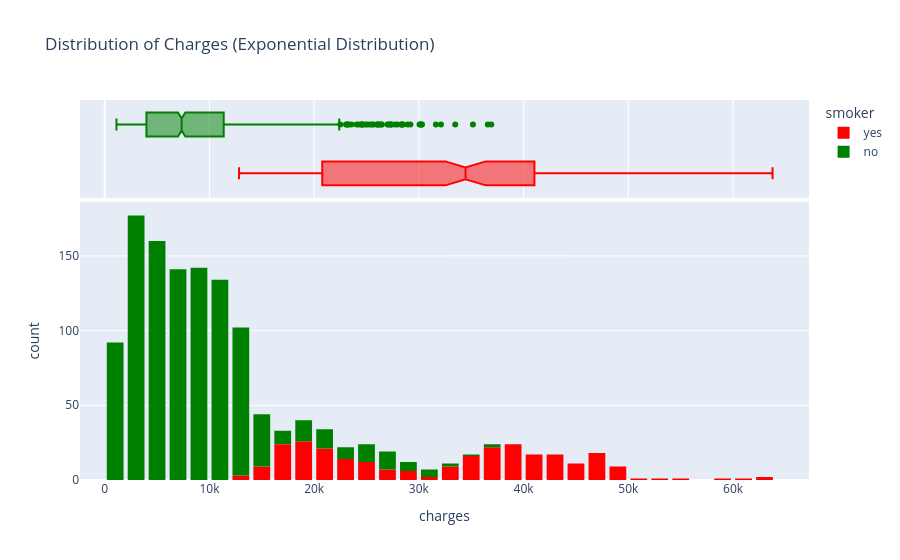

The cell this chart's notebook holds for it:
### Code cell
fig = px.histogram(medical_df, x = 'charges',
                   color = 'smoker', color_discrete_sequence = ['red', 'green'],
                   marginal = 'box', title = 'Distribution of Charges (Exponential Distribution)')
fig.update_layout(bargap = 0.2)
fig.show()

### Figure 1 — Plotly figure (JSON) as saved in the notebook; plotly's stock layout.template omitted (floating-point values rounded to 4 significant figures; data arrays with more than 128 entries replaced by an {"elided": "..."} marker saying what was removed)
{"data": [{"bingroup": "x", "hovertemplate": "smoker=yes<br>charges=%{x}<br>count=%{y}<extra></extra>", "legendgroup": "yes", "marker": {"color": "red", "pattern": {"shape": ""}}, "name": "yes", "orientation": "v", "showlegend": true, "type": "histogram", "x": {"elided": "274 float values"}, "xaxis": "x", "yaxis": "y"}, {"hovertemplate": "smoker=yes<br>charges=%{x}<extra></extra>", "legendgroup": "yes", "marker": {"color": "red"}, "name": "yes", "notched": true, "showlegend": false, "type": "box", "x": {"elided": "274 float values"}, "xaxis": "x2", "yaxis": "y2"}, {"bingroup": "x", "hovertemplate": "smoker=no<br>charges=%{x}<br>count=%{y}<extra></extra>", "legendgroup": "no", "marker": {"color": "green", "pattern": {"shape": ""}}, "name": "no", "orientation": "v", "showlegend": true, "type": "histogram", "x": {"elided": "1064 float values"}, "xaxis": "x", "yaxis": "y"}, {"hovertemplate": "smoker=no<br>charges=%{x}<extra></extra>", "legendgroup": "no", "marker": {"color": "green"}, "name": "no", "notched": true, "showlegend": false, "type": "box", "x": {"elided": "1064 float values"}, "xaxis": "x2", "yaxis": "y2"}], "layout": {"bargap": 0.2, "barmode": "relative", "legend": {"title": {"text": "smoker"}, "tracegroupgap": 0}, "title": {"text": "Distribution of Charges (Exponential Distribution)"}, "xaxis": {"anchor": "y", "domain": [0, 1], "title": {"text": "charges"}}, "xaxis2": {"anchor": "y2", "domain": [0, 1], "matches": "x", "showgrid": true, "showticklabels": false}, "yaxis": {"anchor": "x", "domain": [0, 0.7326], "title": {"text": "count"}}, "yaxis2": {"anchor": "x2", "domain": [0.7426, 1], "matches": "y2", "showgrid": false, "showline": false, "showticklabels": false, "ticks": ""}}}
